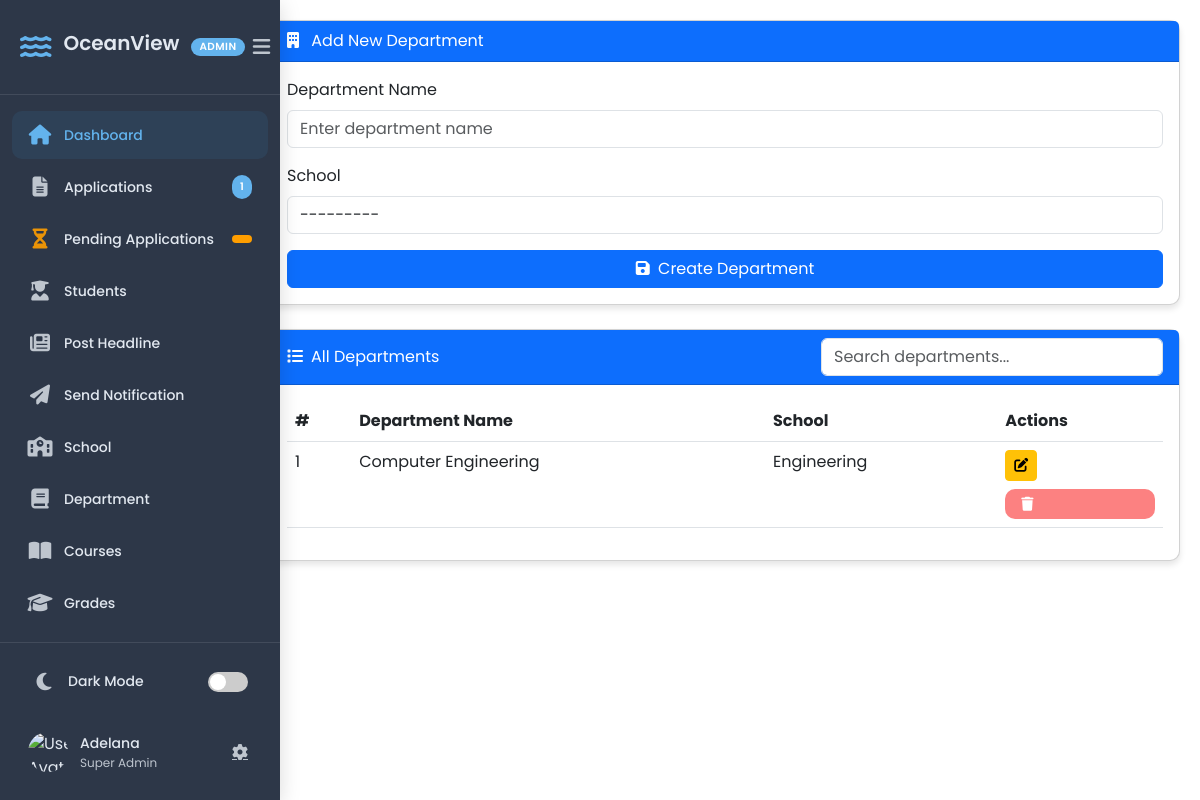
Before: /add-department/ (signed in) with the older database file.
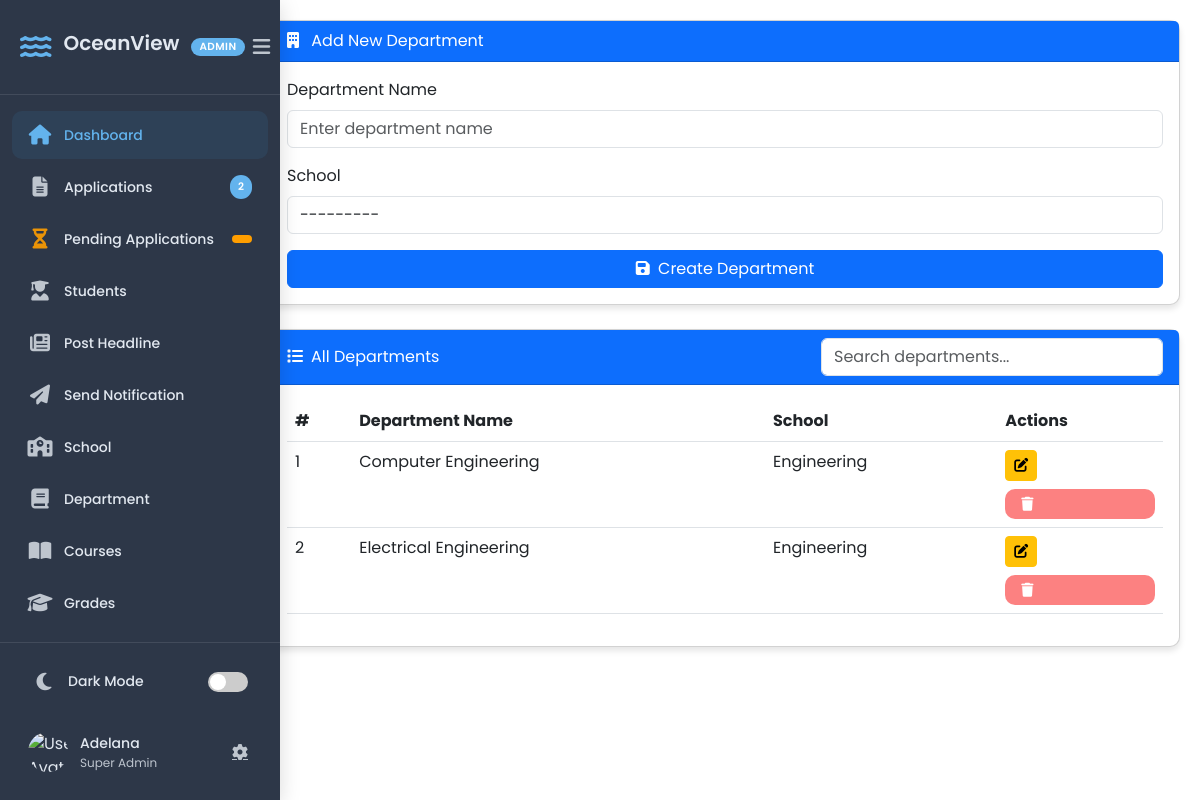
After: the same page with the newer database file.
### portal/models.py (models this page shows, shortened)
class Department(models.Model):
    name = models.CharField(max_length=100)
    school = models.ForeignKey(School, on_delete=models.CASCADE, related_name="departments")

class School(models.Model):
    name = models.CharField(max_length=100, unique=True)
    def __str__(self):
        return self.name

### crm/views.py (the view)
# urls.py: path("add-department/", add_department, name = "add_department" ),
@login_required
def add_department(request):
    if not request.user.is_superuser:
     return HttpResponseForbidden("You do not have permission to view this applicant.")
    total_applications = Application.objects.count()
    if request.method == "POST":
        form = DepartmentForm(request.POST, request.FILES)
        if form.is_valid():
            form.save()
            messages.success(request, "Department created successfully!")
            return redirect("add_department")
    else:
        form = DepartmentForm()
    departments = paginate_departments(request)
    return render(request, "crm/add_department.html", {"form": form, "departments": departments, 'total_applications': total_applications})

### crm/forms.py
class DepartmentForm(forms.ModelForm):
    class Meta:
        model = Department
        fields = ["name", "school"]
        widgets = {
            "name": forms.TextInput(attrs={
                "class": "form-control",
                "placeholder": "Enter department name"  # Changed from "school name" to be more accurate
            }),
            "school": forms.Select(attrs={  # Changed to Select since school is likely a ForeignKey
                "class": "form-control",
                "placeholder": "Select school"
            }),
        }

### crm/context_processors.py (called while the page is built)
def user_roles(request):
    if request.user.is_authenticated:
        groups = request.user.groups.values_list("name", flat=True)
        return {"user_groups": groups}
    return {}

### crm/views.py (called while the page is built)
@login_required
def paginate_departments(request):
    if not request.user.is_superuser:
     return HttpResponseForbidden("You do not have permission to view this applicant.")
    """ Helper function to paginate headlines """
    departments_list = Department.objects.all()
    paginator = Paginator(departments_list, 3)  # 3 headlines per page
    page_number = request.GET.get("page")
    return paginator.get_page(page_number)

### crm/templates/crm/add_department.html (shortened to what this page needs)
{% load static %}
<!DOCTYPE html>
<html lang="en">
<head>
    <link href="https://cdn.jsdelivr.net/npm/bootstrap@5.3.0/dist/css/bootstrap.min.css" rel="stylesheet">
    <link rel="stylesheet" href="https://cdnjs.cloudflare.com/ajax/libs/font-awesome/6.0.0/css/all.min.css">
    <link rel="stylesheet" href="{% static 'crm/css/add_department.css' %}">
</head>
<body>
    {% include 'crm/sidebar.html' %}
    <div class="main-content">
        <div class="card mb-4">
            <div class="card-header bg-primary text-white">
                <i class="fas fa-building me-2"></i>
                {% if form.instance.id %}Edit Department{% else %}Add New Department{% endif %}
            </div>
            <div class="card-body">
                <form method="POST" id="departmentForm">
                    <div class="mb-3">
                        <label for="id_name" class="form-label">Department Name</label>
                        {{ form.name }}
                    </div>
                    <div class="mb-3">
                        <label for="id_school" class="form-label">School</label>
                        {{ form.school }}
                    </div>
                    <button type="submit" class="btn btn-primary w-100">
                        <i class="fas fa-save me-1"></i>
                        {% if form.instance.id %}Update{% else %}Create{% endif %} Department
                    </button>
                </form>
            </div>
        </div>
        <div class="card">
            <div class="card-header bg-primary text-white d-flex justify-content-between align-items-center">
                <span><i class="fas fa-list me-2"></i>All Departments</span>
                <div class="search-container">
                    <input type="text" class="form-control" placeholder="Search departments..." id="searchInput">
                </div>
            </div>
            <div class="card-body">
                <div class="table-responsive">
                    <table class="table table-hover">
                        <thead>
                            <tr>
                                <th>#</th>
                                <th>Department Name</th>
                                <th>School</th>
                                <th>Actions</th>
                            </tr>
                        </thead>
                        <tbody>
                            {% for department in departments %}
                            <tr>
                                <td>{{ forloop.counter }}</td>
                                <td>{{ department.name }}</td>
                                <td>{{ department.school.name }}</td>
                                <td>
                                    <a href="#" class="btn btn-sm btn-warning">
                                        <i class="fas fa-edit"></i>
                                    </a>
                                    <form action="#" method="POST" class="d-inline">
                                        <button type="submit" class="btn btn-sm btn-danger" onclick="return confirm('Are you sure you want to delete this department?')">
                                            <i class="fas fa-trash"></i>
                                        </button>
                                    </form>
                                </td>
                            </tr>
                            {% empty %}
                            <tr>
                                <td colspan="4" class="text-center">No departments found</td>
                            </tr>
                            {% endfor %}
                        </tbody>
                    </table>
                </div>
            </div>
        </div>
    </div>
</body>
</html>

### crm/templates/crm/sidebar.html (shortened to what the changed rows need)
{% load static %}
<!DOCTYPE html>
<html lang="en">
<head>
    <link rel="stylesheet" href="https://cdnjs.cloudflare.com/ajax/libs/font-awesome/6.4.0/css/all.min.css">
    <link rel="stylesheet" href="{% static 'crm/css/sidebar.css' %}">
</head>
<body>
<div class="sidebar-container">
    <div class="sidebar">
        <ul class="sidebar-menu">
            {% if request.user.is_superuser or request.user.groups.all.0.name == 'Admission Officer' %}
            <li class="menu-item">
                <a href="{% url 'applicant_list' %}" class="menu-link">
                    <span class="menu-icon"><i class="fas fa-file-alt"></i></span>
                    <span class="menu-text">Applications</span>
                    <span class="menu-badge">{{ total_applications }}</span>
                </a>
            </li>
            <li class="menu-item">
                <a href="{% url 'pending_list' %}" class="menu-link">
                    <span class="menu-icon"><i class="fas fa-hourglass-half"></i></span>
                    <span class="menu-text">Pending Applications</span>
                    <span class="menu-badge badge-warning">{{ total_pending_application }}</span>
                </a>
            </li>
            {% endif %}
        </ul>
    </div>
</div>
</body>
</html>

Changed rows visible on the page:
added Department: name "Electrical Engineering", school.name "Engineering"
Other visible differences:
{{ total_applications }}: "1" → "2"
